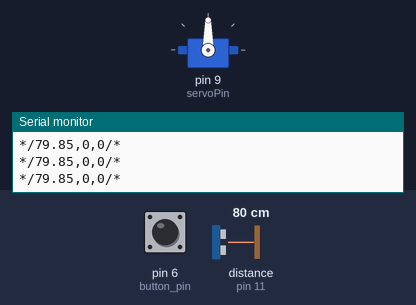
The program below on a simulated Arduino Uno, built with avr-gcc and run on an emulated ATmega328P. Parts: servo, the last lines printed to the serial monitor. The test bench sets the inputs (shaded band); at power-on: distance to the obstacle (sensor on pin 11) 80 cm, pin 6 (button_pin) HIGH. The echo pulse lasts 58.3 µs per cm.

Above: at 1.7 s.
1.8 s: distance to the obstacle (sensor on pin 11) set to 2 cm
At 2.2 s:
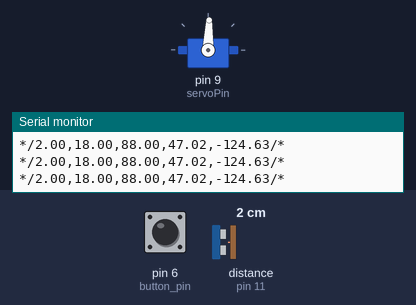
3.3 s: distance to the obstacle (sensor on pin 11) set to 60 cm
6.3 s: distance to the obstacle (sensor on pin 11) set to 22 cm
At 6.8 s:
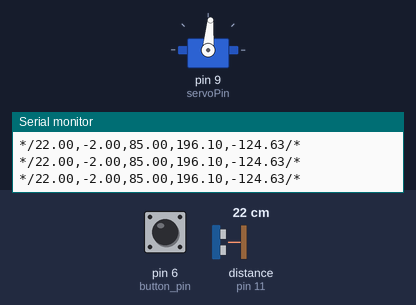
7.8 s: pin 6 (button_pin) pulled LOW for 0.15 s
At 7.97 s:
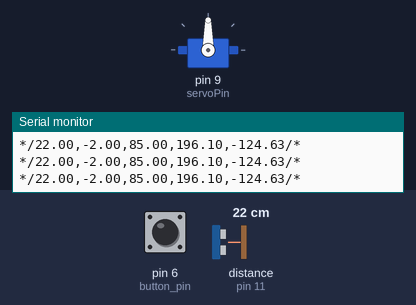
10.9 s: pin 6 (button_pin) pulled LOW for 1 s
At 11.7 s:
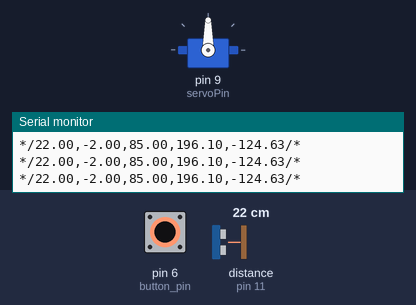
14.9 s: distance to the obstacle (sensor on pin 11) set to 9 cm
At 15.9 s:
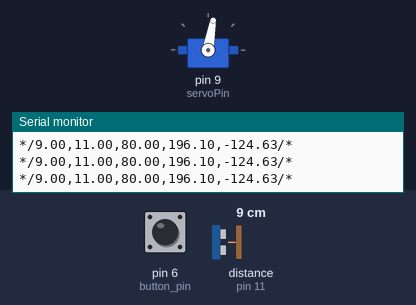
Timing chart, 0 to 17.9 s (numbered marks = the images above; inputs shaded):
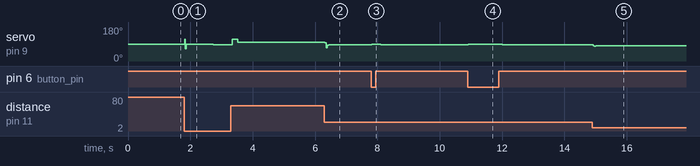

Measured:
- after the input at 1.8 s, servo on pin 9 (servoPin): 90° → 88° at once, → 87° 0.92 s later
- after the input at 6.3 s, servo on pin 9 (servoPin): 100° → 85° at once
- after the input at 7.8 s, servo on pin 9 (servoPin): 85° → 90° at once, → 85° 0.29 s later
- after the input at 10.9 s, servo on pin 9 (servoPin): 85° → 90° at once, → 85° 1.1 s later
- after the input at 14.9 s, servo on pin 9 (servoPin): 85° → 80° at once

The program:

main.cpp
```cpp
#include <Arduino.h>
#include <Servo.h>
#include <HCSR04.h>
#include <PID_2.h>

#define TRIG_PIN 12
#define ECHO_PIN 11
float measurement;
float filtered_measurement = 20;

#define servoPin 9
int minServoValue = 480;
int maxServoValue = 2500;
Servo servo;

void set_servo();
void home();
void check_home();

int minServoAngle = 65;
int maxServoAngle = 115;
int HomeServoAngle = 90;

float maxLinearDistance = 60.0;
float minLinearDistance = 0.0;
// float Setpoint = (maxLinearDistance - minLinearDistance)/2 + minLinearDistance;
float Setpoint = 20;
float average_measurement = 20;
float error, momentum;

int button_pin = 6;

UltraSonicDistanceSensor sensor(TRIG_PIN, ECHO_PIN);

// const float k_P = -50, k_I = -1.25, k_D = -0.25, T = 0.005;
const float k_P = -2.50, k_I = -0.50, k_D = -0.0150, T = 0.005;

PID pid(k_P, k_I, k_D, T);

void setup()
{
  Serial.begin(9600);
  servo.attach(servoPin, minServoValue, maxServoValue);
  pinMode(button_pin, INPUT_PULLUP);
  servo.write(HomeServoAngle);
  pid.setNormalize(maxLinearDistance, minLinearDistance, maxServoAngle, minServoAngle);

  delay(500);
}

bool run = false;
long sum;
void loop()
{
  sum = 0;
  for (int i = 0; i < average_measurement; i++)
  {
    measurement = sensor.measureDistanceCm();
    filtered_measurement = 0.75 * filtered_measurement + 0.25 * measurement;
    measurement = filtered_measurement;
    sum += measurement;
  }
  measurement = sum / average_measurement;
  // Low Pass Filter
  // filtered_measurement = 0.75 * filtered_measurement + 0.25 * measurement;
  // measurement = filtered_measurement;

  if (measurement >= minLinearDistance && measurement <= maxLinearDistance)
  {
    run = true;
    error = Setpoint - measurement;
    float angle_pos = pid.computePID(error);

    String vars = pid.getVariables();

    Serial.print("*/" + String(measurement) + "," + String(error) + "," + String(angle_pos) + vars + "/*");
    Serial.println();
    if (minServoAngle <= angle_pos < maxServoAngle){
    servo.write(round(angle_pos));}
    check_home();
  }

  check_home();


  if (run == false){
  Serial.print("*/" + String(measurement) + "," + String(0) + "," + String(0) + "/*");}
  Serial.println();
  run = false;
}

void check_home()
{
  if (digitalRead(button_pin) == LOW)
  {
    home();
  }
}

void home()
{
  servo.write(HomeServoAngle);
  delay(250);
}
```

PID_2.h
```cpp
#ifndef PID_H
#define PID_H

class PID
{
public:
    PID(float k_P, float k_I, float k_D, float T)
        : e_last(0.0), e_integral(0.0), e_derivative(0.0), k_P(k_P), k_I(k_I), k_D(k_D), T(T), Max_OverAll(25), Min_OverAll(-25), isnormalize(false), max_integral(125) {}

    void setNormalize(float max_d, float min_d, float max_a, float min_a)
    {
        this->max_d = max_d;
        this->min_d = min_d;
        this->max_a = max_a;
        this->min_a = min_a;
        isnormalize = true;
    };

    float computePID(float error)
    {
        // Compute the PID a_location
        e_derivative = (error - e_last) / T;
        float a_location = k_P * error + k_I * e_integral + k_D * e_derivative;
        e_integral += T * error;
        e_last = error;

        if (a_location > Max_OverAll){
            Max_OverAll = a_location; //This helps calibrate mapping over time
        }
        if (a_location < Min_OverAll){
            Min_OverAll = a_location;
        }

        // Normalize the output to angles
        if (isnormalize)
        {
            a_location = normalize(a_location);
        }

        // if (e_integral > max_integral)
        // {
        //     // Check if the integral is growing too fast
        //     resetI();
        // }

        if (a_location <= max_a && a_location >= min_a)
        {
            return a_location;
        }
        else
        {
            // Add a default return value
            return NAN;
        }

    };

    String getVariables()
    {
        String vars = ","+String(Max_OverAll);
        vars += ","+String(Min_OverAll);
        // vars += "e_derivative: " + String(e_derivative) + "\n";
        // vars += "k_P: " + String(k_P) + "\n";
        // vars += "k_I: " + String(k_I) + "\n";
        // vars += "k_D: " + String(k_D) + "\n";
        // vars += "T: " + String(T) + "\n";
        // // vars += "u_max: " + String(u_max) + "\n";
        // vars += "isnormalize: " + String(isnormalize) + "\n";
        // vars += "max_d: " + String(max_d) + "\n";
        // vars += "min_d: " + String(min_d) + "\n";
        // vars += "max_integral: " + String(max_integral) + "\n";
        return vars;
    }

private:
    // Compute Variables
    float e_last;
    float e_integral;
    float e_derivative;

    // PID Variables
    float k_P;
    float k_I;
    float k_D;

    // Configured Variables
    float T;
    float Max_OverAll;
    float Min_OverAll;

    // Normalize Variables
    bool isnormalize;
    float max_d;
    float min_d;
    float max_a;
    float min_a;

    // Check Integral
    float max_integral;

    float normalize(float a_location)
    {
        return map(a_location, Min_OverAll, Max_OverAll, min_a, max_a);
    };

    void resetI()
    {
        e_integral = 0.0;
    };
};

#endif
```
